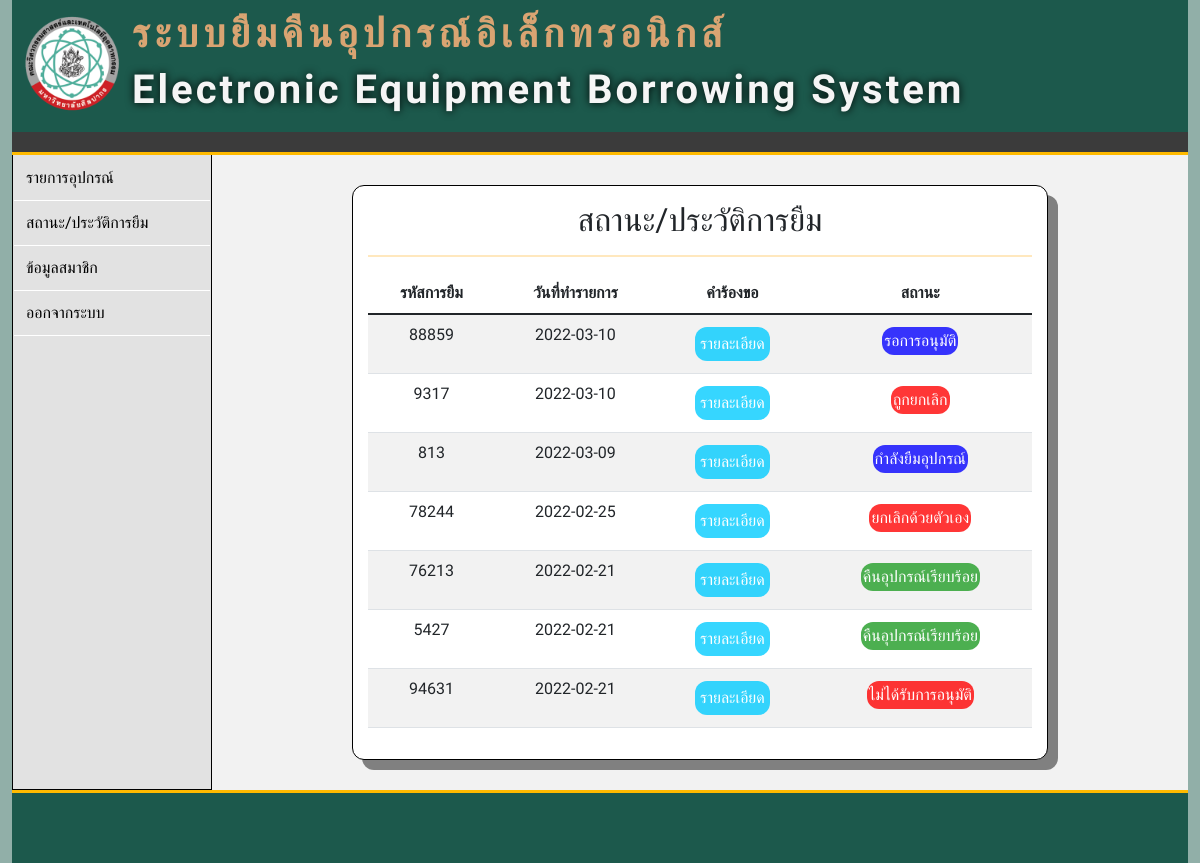
Page /s_history.php (signed in) on the committed database.
### tables this page shows
CREATE TABLE `tb_eq_borrow` (
  `id` int(10) NOT NULL,
  `borrow_id` int(255) NOT NULL,
  `s_user` varchar(255) NOT NULL,
  `eq_id` int(100) NOT NULL,
  `eq_number` int(100) NOT NULL,
  `FromDate` varchar(255) NOT NULL,
  `ToDate` varchar(255) NOT NULL,
  `Descriptions` varchar(255) NOT NULL,
  `Status` int(10) NOT NULL DEFAULT 1,
  `DateTime` date NOT NULL DEFAULT current_timestamp()
);

### function/function.php (called while the page is built, shortened)
<?php
class DB_con
{
    public function __construct()
    {
        $conn = mysqli_connect(DB_SERVER, DB_USER, DB_PASS, DB_NAME);
        $this->dbcon = $conn;
    }
    public function eq_borrow_suser_fetch($s_user)
    {
        $result = mysqli_query($this->dbcon, "SELECT * FROM tb_eq_borrow WHERE s_user = '$s_user' GROUP BY borrow_id ORDER BY id DESC");
        return $result;
    }
    public function eq_borrow_id_fetch($borrow_id)
    {
        $result = mysqli_query($this->dbcon, "SELECT * FROM tb_eq_borrow WHERE borrow_id = '$borrow_id' ");
        return $result;
    }
}
?>

### s_history.php (the view, shortened to what this page needs)
<!DOCTYPE html>
<html lang="en">
<head>
    <link href="https://cdn.jsdelivr.net/npm/bootstrap@5.1.2/dist/css/bootstrap.min.css" rel="stylesheet">
    <link rel="stylesheet" href="css/history.css">
</head>
<body style="background-color: #91AFA8">
    <div class="container-fluid">
        <?php
        include "item/pageheader.php";
        ?>
        <div class="menu">
            <aside>
                <?php
                include "item/menubar_s.php";
                ?>
            </aside>
            <main class="form">
                <div class="box">
                    <h2>สถานะ/ประวัติการยืม</h2>
                    <hr class="s1">
                    <form action="#" method="post" enctype="multipart/form-data">
                        <table class="table table-striped">
                            <thead>
                                <tr>
                                    <th>รหัสการยืม</th>
                                    <th>วันที่ทำรายการ</th>
                                    <th>คำร้องขอ</th>
                                    <th>สถานะ</th>
                                </tr>
                            </thead>
                            <tbody>
                                <?php
                                include_once('function/function.php');
                                $s_user = $_SESSION['s_user'];
                                $eq = new DB_con();
                                $eq1 = new DB_con();
                                $eq2 = new DB_con();
                                $eq_p_borrow = $eq->eq_borrow_suser_fetch($s_user);
                                $i = 1;
                                while ($sql1 = mysqli_fetch_array($eq_p_borrow)) {
                                ?>
                                    <tr>
                                        <td><?php echo $sql1['borrow_id']; ?></td>
                                        <td><?php echo $sql1['DateTime']; ?></td>
                                        <td>
                                            <a class="bb2" href="#popup<?php echo $i; ?>">รายละเอียด</a>
                                                                <?php
                                                                $borrow_id = $sql1['borrow_id'];
                                                                $suser = $eq2->eq_borrow_id_fetch($borrow_id);
                                                                while ($sql2 = mysqli_fetch_array($suser)) {
                                                                ?>
                                                                        <?php
                                                                        $eq_id = $sql2['eq_id'];
                                                                        $eq_name = $eq1->eq_id_fetch($eq_id);
                                                                        while ($sql3 = mysqli_fetch_array($eq_name)) { ?>
                                                                        <?php
                                                                            $i = $i + 1;
                                                                        }
                                                                        ?>
                                                                <?php
                                                                    $i = $i + 1;
                                                                }
                                                                ?>
                                        </td>
                                        <?php if ($sql1['Status'] == 1 || $sql1['Status'] == 2) { ?>
                                            <td>
                                                <div class="bb">
                                                    รอการอนุมัติ
                                                </div>
                                            </td>
                                        <?php }
                                        if ($sql1['Status'] == 3 || $sql1['Status'] == 5) { ?>
                                            <td>
                                                <div class="rb">
                                                    ไม่ได้รับการอนุมัติ
                                                </div>
                                            </td>
                                        <?php }
                                        if ($sql1['Status'] == 4) { ?>
                                        <?php }
                                        if ($sql1['Status'] == 6) { ?>
                                            <td>
                                                <div class="bb">
                                                    กำลังยืมอุปกรณ์
                                                </div>
                                            </td>
                                        <?php }
                                        if ($sql1['Status'] == 8) { ?>
                                            <td>
                                                <div class="gb">
                                                    คืนอุปกรณ์เรียบร้อย
                                                </div>
                                            </td>
                                        <?php }
                                        if ($sql1['Status'] == 10) { ?>
                                        <?php }
                                        if ($sql1['Status'] == 7 || $sql1['Status'] == 9) { ?>
                                            <td>
                                                <div class="rb">
                                                    ถูกยกเลิก
                                                </div>
                                            </td>
                                        <?php }
                                        if ($sql1['Status'] == 11) { ?>
                                            <td>
                                                <div class="rb">
                                                    ยกเลิกด้วยตัวเอง
                                                </div>
                                            </td>
                                        <?php } ?>
                                    </tr>
                                <?php
                                    $i = $i + 1;
                                }
                                ?>
                            </tbody>
                        </table>
                    </form>
                </div>
            </main>
        </div>
        <?php
        include "item/footer.php";
        ?>
    </div>
</body>
</html>

### css/history.css (style rules this page uses)
.form { flex: 1; padding: 10px 10px; flex-wrap: wrap; text-align: center; background-color: #f2f2f2; padding: 20px; width: 40%; }
hr { border-left: 0; }
hr.s1 { border-top: 2px solid rgb(255, 166, 0); }
.box { text-align: center; margin: 15px; border: solid 1px black; border-radius: 12px; padding: 15px; background-color: white; margin: 10px 120px; box-shadow: 10px 10px grey; width: 100%; }
.gb { background-color: #4caf50; border: none; color: white; padding: 2px; text-align: center; text-decoration: none; display: inline-block; font-size: 16px; margin: 4px 2px; border-radius: 12px; }
.rb { background-color: #ff0000c9; border: none; color: white; padding: 2px; text-align: center; text-decoration: none; display: inline-block; font-size: 16px; margin: 4px 2px; border-radius: 12px; }
.bb { background-color: #0400ffc9; border: none; color: white; padding: 2px; text-align: center; text-decoration: none; display: inline-block; font-size: 16px; margin: 4px 2px; border-radius: 12px; }
.bb2 { background-color: #00ccffc9; border: none; color: white; padding: 5px; text-align: center; text-decoration: none; display: inline-block; font-size: 16px; margin: 4px 2px; border-radius: 12px; }
.menu { display: flex; width: 100%; }

### css/pageheader.css (style rules this page uses)
* { margin: 0; padding: 0; box-sizing: border-box; font-family: 'Trirong', serif; }
aside { width: 200px; align-self: stretch; background-color: #E2E2E2; border: 1px solid black; border-top: none; }
main { flex: 1; padding: 10px 10px; display: flex; flex-wrap: wrap; }

### rows in the picture
tb_eq_borrow: borrow "88859", DateTime "2022-03-10", Status "รอการอนุมัติ"
tb_eq_borrow: borrow "9317", DateTime "2022-03-10", Status "ถูกยกเลิก"
tb_eq_borrow: borrow "813", DateTime "2022-03-09", Status "กำลังยืมอุปกรณ์"
tb_eq_borrow: borrow "78244", DateTime "2022-02-25", Status "ยกเลิกด้วยตัวเอง"
tb_eq_borrow: borrow "76213", DateTime "2022-02-21", Status "คืนอุปกรณ์เรียบร้อย"
tb_eq_borrow: borrow "5427", DateTime "2022-02-21", Status "คืนอุปกรณ์เรียบร้อย"
tb_eq_borrow: borrow "94631", DateTime "2022-02-21", Status "ไม่ได้รับการอนุมัติ"
